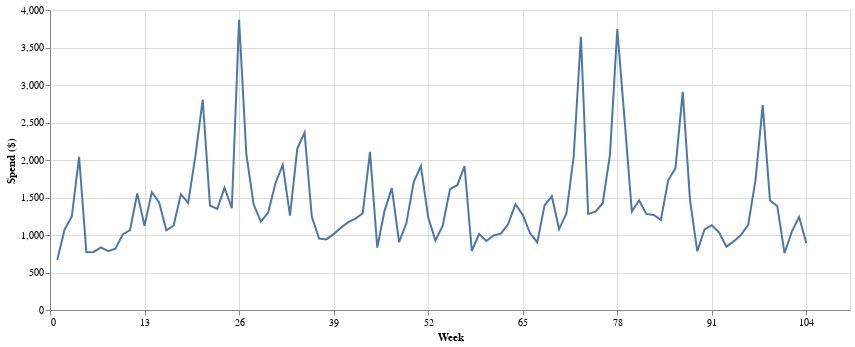

This figure's notebook cell:
### Code cell
alt.Chart(pivot_result).mark_line().encode(
    x=alt.X('week', axis=alt.Axis(
        values=np.arange(0, 104+1, 13),  # Explicitly specify quarter-end weeks
        labelExpr="datum.value",  # Show only these labels
        title='Week')),
    y=alt.Y('Total',
            title='Spend ($)')
).properties(
    width=800,
    height=300
)

### Figure 1 — Vega-Lite specification as saved in the notebook (floating-point values rounded to 4 significant figures)
{"config": {"view": {"continuousWidth": 300, "continuousHeight": 300}}, "data": {"name": "data-5159a8ce9aef4c74bfbf2dd2f613ca54"}, "mark": {"type": "line"}, "encoding": {"x": {"axis": {"labelExpr": "datum.value", "title": "Week", "values": [0.0, 13.0, 26.0, 39.0, 52.0, 65.0, 78.0, 91.0, 104.0]}, "field": "week", "type": "quantitative"}, "y": {"field": "Total", "title": "Spend ($)", "type": "quantitative"}}, "height": 300, "width": 800, "$schema": "https://vega.github.io/schema/vega-lite/v5.20.1.json", "datasets": {"data-5159a8ce9aef4c74bfbf2dd2f613ca54": [{"week": 1, "Alpha": 331.5, "Bravo": 247.8, "Charlie": 51.79, "Delta": 17.64, "Other": 18.75, "Total": 668.4}, {"week": 2, "Alpha": 567.2, "Bravo": 398.6, "Charlie": 45.43, "Delta": 34.19, "Other": 23.23, "Total": 1071.0}, {"week": 3, "Alpha": 498.0, "Bravo": 640.0, "Charlie": 51.11, "Delta": 39.39, "Other": 14.55, "Total": 1246.0}, {"week": 4, "Alpha": 1390.0, "Bravo": 472.5, "Charlie": 51.87, "Delta": 85.04, "Other": 39.78, "Total": 2043.0}, {"week": 5, "Alpha": 358.2, "Bravo": 252.5, "Charlie": 40.21, "Delta": 69.54, "Other": 45.93, "Total": 771.5}, {"week": 6, "Alpha": 364.1, "Bravo": 239.8, "Charlie": 87.49, "Delta": 43.91, "Other": 32.61, "Total": 773.9}, {"week": 7, "Alpha": 412.3, "Bravo": 272.0, "Charlie": 73.88, "Delta": 38.47, "Other": 30.7, "Total": 834.4}, {"week": 8, "Alpha": 307.6, "Bravo": 295.7, "Charlie": 140.4, "Delta": 16.14, "Other": 17.05, "Total": 784.9}, {"week": 9, "Alpha": 290.6, "Bravo": 384.4, "Charlie": 58.27, "Delta": 53.46, "Other": 21.73, "Total": 817.4}, {"week": 10, "Alpha": 442.6, "Bravo": 454.2, "Charlie": 42.71, "Delta": 29.22, "Other": 28.3, "Total": 1007.0}, {"week": 11, "Alpha": 258.6, "Bravo": 695.3, "Charlie": 43.69, "Delta": 13.65, "Other": 43.47, "Total": 1066.0}, {"week": 12, "Alpha": 912.6, "Bravo": 492.9, "Charlie": 83.79, "Delta": 22.82, "Other": 28.71, "Total": 1553.0}, {"week": 13, "Alpha": 443.7, "Bravo": 501.1, "Charlie": 91.08, "Delta": 28.38, "Other": 45.46, "Total": 1123.0}, {"week": 14, "Alpha": 853.8, "Bravo": 385.2, "Charlie": 97.97, "Delta": 181.0, "Other": 39.73, "Total": 1572.0}, {"week": 15, "Alpha": 446.2, "Bravo": 804.4, "Charlie": 79.68, "Delta": 60.9, "Other": 29.31, "Total": 1435.0}, {"week": 16, "Alpha": 579.5, "Bravo": 366.0, "Charlie": 64.51, "Delta": 19.7, "Other": 17.35, "Total": 1063.0}, {"week": 17, "Alpha": 410.9, "Bravo": 458.5, "Charlie": 187.9, "Delta": 18.14, "Other": 34.27, "Total": 1127.0}, {"week": 18, "Alpha": 703.3, "Bravo": 475.4, "Charlie": 169.4, "Delta": 155.6, "Other": 21.03, "Total": 1543.0}, {"week": 19, "Alpha": 607.4, "Bravo": 455.3, "Charlie": 148.7, "Delta": 172.9, "Other": 25.61, "Total": 1429.0}, {"week": 20, "Alpha": 801.3, "Bravo": 929.7, "Charlie": 218.0, "Delta": 65.31, "Other": 22.82, "Total": 2057.0}, {"week": 21, "Alpha": 903.3, "Bravo": 1675.0, "Charlie": 93.54, "Delta": 92.57, "Other": 17.83, "Total": 2804.0}, {"week": 22, "Alpha": 672.1, "Bravo": 557.9, "Charlie": 72.09, "Delta": 32.12, "Other": 36.59, "Total": 1393.0}, {"week": 23, "Alpha": 620.7, "Bravo": 508.0, "Charlie": 107.1, "Delta": 57.53, "Other": 32.09, "Total": 1348.0}, {"week": 24, "Alpha": 702.8, "Bravo": 508.1, "Charlie": 197.2, "Delta": 170.3, "Other": 26.66, "Total": 1629.0}, {"week": 25, "Alpha": 509.1, "Bravo": 635.4, "Charlie": 121.1, "Delta": 40.08, "Other": 26.42, "Total": 1357.0}, {"week": 26, "Alpha": 1978.0, "Bravo": 1674.0, "Charlie": 74.21, "Delta": 78.35, "Other": 38.68, "Total": 3869.0}, {"week": 27, "Alpha": 1181.0, "Bravo": 592.8, "Charlie": 141.7, "Delta": 111.7, "Other": 19.43, "Total": 2073.0}, {"week": 28, "Alpha": 486.7, "Bravo": 697.8, "Charlie": 144.4, "Delta": 22.51, "Other": 29.1, "Total": 1409.0}, {"week": 29, "Alpha": 507.6, "Bravo": 474.2, "Charlie": 110.1, "Delta": 29.51, "Other": 28.37, "Total": 1179.0}, {"week": 30, "Alpha": 596.3, "Bravo": 411.3, "Charlie": 146.7, "Delta": 79.66, "Other": 35.96, "Total": 1300.0}, {"week": 31, "Alpha": 604.0, "Bravo": 751.2, "Charlie": 140.1, "Delta": 134.7, "Other": 29.71, "Total": 1691.0}, {"week": 32, "Alpha": 611.1, "Bravo": 1065.0, "Charlie": 131.6, "Delta": 60.92, "Other": 35.38, "Total": 1936.0}, {"week": 33, "Alpha": 614.9, "Bravo": 418.7, "Charlie": 88.31, "Delta": 53.24, "Other": 49.98, "Total": 1258.0}, {"week": 34, "Alpha": 1536.0, "Bravo": 410.8, "Charlie": 57.09, "Delta": 62.9, "Other": 49.02, "Total": 2150.0}, {"week": 35, "Alpha": 1572.0, "Bravo": 624.2, "Charlie": 61.78, "Delta": 31.5, "Other": 40.23, "Total": 2364.0}, {"week": 36, "Alpha": 587.4, "Bravo": 389.6, "Charlie": 160.9, "Delta": 44.07, "Other": 28.65, "Total": 1247.0}, {"week": 37, "Alpha": 426.9, "Bravo": 333.7, "Charlie": 114.7, "Delta": 21.54, "Other": 19.46, "Total": 953.3}, {"week": 38, "Alpha": 383.8, "Bravo": 371.7, "Charlie": 73.85, "Delta": 61.03, "Other": 13.16, "Total": 941.6}, {"week": 39, "Alpha": 465.7, "Bravo": 283.5, "Charlie": 40.57, "Delta": 169.7, "Other": 13.28, "Total": 1012.0}, {"week": 40, "Alpha": 447.0, "Bravo": 440.0, "Charlie": 84.47, "Delta": 67.67, "Other": 18.1, "Total": 1097.0}, {"week": 41, "Alpha": 421.8, "Bravo": 477.6, "Charlie": 171.4, "Delta": 34.6, "Other": 25.8, "Total": 1172.0}, {"week": 42, "Alpha": 364.7, "Bravo": 647.1, "Charlie": 86.69, "Delta": 54.94, "Other": 23.85, "Total": 1219.0}, {"week": 43, "Alpha": 389.4, "Bravo": 714.2, "Charlie": 52.07, "Delta": 61.42, "Other": 29.12, "Total": 1289.0}, {"week": 44, "Alpha": 408.3, "Bravo": 1533.0, "Charlie": 55.55, "Delta": 24.23, "Other": 42.48, "Total": 2108.0}, {"week": 45, "Alpha": 311.1, "Bravo": 353.0, "Charlie": 52.3, "Delta": 40.29, "Other": 30.85, "Total": 832.5}, {"week": 46, "Alpha": 575.4, "Bravo": 447.6, "Charlie": 92.84, "Delta": 138.5, "Other": 21.83, "Total": 1322.0}, {"week": 47, "Alpha": 1188.0, "Bravo": 234.7, "Charlie": 65.52, "Delta": 60.11, "Other": 29.23, "Total": 1625.0}, {"week": 48, "Alpha": 434.9, "Bravo": 261.1, "Charlie": 115.8, "Delta": 30.71, "Other": 14.06, "Total": 904.6}, {"week": 49, "Alpha": 365.0, "Bravo": 505.4, "Charlie": 130.7, "Delta": 54.54, "Other": 51.08, "Total": 1156.0}, {"week": 50, "Alpha": 1165.0, "Bravo": 301.9, "Charlie": 110.9, "Delta": 42.17, "Other": 32.43, "Total": 1702.0}, {"week": 51, "Alpha": 773.2, "Bravo": 833.9, "Charlie": 149.6, "Delta": 72.78, "Other": 39.76, "Total": 1920.0}, {"week": 52, "Alpha": 789.5, "Bravo": 248.9, "Charlie": 48.41, "Delta": 70.29, "Other": 26.25, "Total": 1235.0}, {"week": 53, "Alpha": 386.8, "Bravo": 335.0, "Charlie": 68.46, "Delta": 47.06, "Other": 35.61, "Total": 925.9}, {"week": 54, "Alpha": 586.9, "Bravo": 343.8, "Charlie": 66.44, "Delta": 49.15, "Other": 23.54, "Total": 1124.0}, {"week": 55, "Alpha": 1046.0, "Bravo": 359.3, "Charlie": 74.16, "Delta": 30.42, "Other": 46.38, "Total": 1611.0}, {"week": 56, "Alpha": 939.5, "Bravo": 503.6, "Charlie": 89.12, "Delta": 42.87, "Other": 32.51, "Total": 1664.0}, {"week": 57, "Alpha": 1041.0, "Bravo": 661.1, "Charlie": 60.12, "Delta": 56.32, "Other": 41.79, "Total": 1917.0}, {"week": 58, "Alpha": 309.0, "Bravo": 264.4, "Charlie": 68.89, "Delta": 33.91, "Other": 53.57, "Total": 787.7}, {"week": 59, "Alpha": 547.6, "Bravo": 206.2, "Charlie": 63.57, "Delta": 115.9, "Other": 20.2, "Total": 1012.0}, {"week": 60, "Alpha": 363.9, "Bravo": 318.6, "Charlie": 68.16, "Delta": 88.85, "Other": 21.14, "Total": 920.6}, {"week": 61, "Alpha": 476.6, "Bravo": 310.3, "Charlie": 55.06, "Delta": 43.92, "Other": 47.68, "Total": 994.6}, {"week": 62, "Alpha": 484.7, "Bravo": 314.0, "Charlie": 53.7, "Delta": 60.73, "Other": 43.5, "Total": 1019.0}, {"week": 63, "Alpha": 359.4, "Bravo": 575.7, "Charlie": 72.14, "Delta": 30.42, "Other": 44.79, "Total": 1146.0}, {"week": 64, "Alpha": 472.2, "Bravo": 708.0, "Charlie": 113.1, "Delta": 22.75, "Other": 30.09, "Total": 1410.0}, {"week": 65, "Alpha": 665.7, "Bravo": 454.1, "Charlie": 41.37, "Delta": 27.12, "Other": 15.86, "Total": 1269.0}, {"week": 66, "Alpha": 413.6, "Bravo": 393.8, "Charlie": 92.39, "Delta": 47.76, "Other": 12.87, "Total": 1026.0}, {"week": 67, "Alpha": 364.4, "Bravo": 306.2, "Charlie": 67.61, "Delta": 63.31, "Other": 32.71, "Total": 901.3}, {"week": 68, "Alpha": 636.0, "Bravo": 516.5, "Charlie": 80.6, "Delta": 66.99, "Other": 26.23, "Total": 1394.0}, {"week": 69, "Alpha": 356.3, "Bravo": 950.0, "Charlie": 82.53, "Delta": 35.98, "Other": 22.2, "Total": 1516.0}, {"week": 70, "Alpha": 433.2, "Bravo": 373.3, "Charlie": 78.44, "Delta": 80.32, "Other": 43.59, "Total": 1079.0}, {"week": 71, "Alpha": 507.0, "Bravo": 483.2, "Charlie": 90.94, "Delta": 80.95, "Other": 52.7, "Total": 1286.0}, {"week": 72, "Alpha": 1328.0, "Bravo": 418.3, "Charlie": 58.14, "Delta": 140.0, "Other": 26.63, "Total": 2043.0}, {"week": 73, "Alpha": 2070.0, "Bravo": 1305.0, "Charlie": 62.19, "Delta": 91.19, "Other": 40.05, "Total": 3641.0}, {"week": 74, "Alpha": 606.8, "Bravo": 436.2, "Charlie": 101.5, "Delta": 36.4, "Other": 26.37, "Total": 1281.0}, {"week": 75, "Alpha": 629.3, "Bravo": 415.2, "Charlie": 95.45, "Delta": 48.1, "Other": 47.14, "Total": 1310.0}, {"week": 76, "Alpha": 611.9, "Bravo": 471.5, "Charlie": 110.7, "Delta": 93.6, "Other": 59.57, "Total": 1423.0}, {"week": 77, "Alpha": 1199.0, "Bravo": 584.9, "Charlie": 101.4, "Delta": 97.31, "Other": 16.05, "Total": 2075.0}, {"week": 78, "Alpha": 2345.0, "Bravo": 1157.0, "Charlie": 123.9, "Delta": 21.08, "Other": 18.95, "Total": 3745.0}, {"week": 79, "Alpha": 1447.0, "Bravo": 826.7, "Charlie": 114.3, "Delta": 40.0, "Other": 37.66, "Total": 2545.0}, {"week": 80, "Alpha": 531.5, "Bravo": 546.2, "Charlie": 104.5, "Delta": 37.79, "Other": 14.15, "Total": 1314.0}, {"week": 81, "Alpha": 570.1, "Bravo": 599.6, "Charlie": 91.85, "Delta": 98.37, "Other": 18.63, "Total": 1460.0}, {"week": 82, "Alpha": 431.1, "Bravo": 593.9, "Charlie": 102.3, "Delta": 43.46, "Other": 28.98, "Total": 1282.0}, {"week": 83, "Alpha": 529.8, "Bravo": 455.3, "Charlie": 87.93, "Delta": 62.06, "Other": 49.02, "Total": 1267.0}, {"week": 84, "Alpha": 582.6, "Bravo": 379.3, "Charlie": 100.4, "Delta": 39.09, "Other": 17.44, "Total": 1203.0}, {"week": 85, "Alpha": 802.8, "Bravo": 542.1, "Charlie": 140.4, "Delta": 116.4, "Other": 43.26, "Total": 1730.0}, {"week": 86, "Alpha": 985.1, "Bravo": 619.7, "Charlie": 80.58, "Delta": 90.54, "Other": 29.5, "Total": 1891.0}, {"week": 87, "Alpha": 1304.0, "Bravo": 1420.0, "Charlie": 59.68, "Delta": 16.05, "Other": 21.2, "Total": 2908.0}, {"week": 88, "Alpha": 991.1, "Bravo": 284.7, "Charlie": 54.88, "Delta": 18.05, "Other": 32.35, "Total": 1469.0}, {"week": 89, "Alpha": 310.0, "Bravo": 327.4, "Charlie": 37.57, "Delta": 8.97, "Other": 9.67, "Total": 782.6}, {"week": 90, "Alpha": 477.6, "Bravo": 334.8, "Charlie": 78.9, "Delta": 58.83, "Other": 33.81, "Total": 1074.0}, {"week": 91, "Alpha": 407.0, "Bravo": 510.3, "Charlie": 61.68, "Delta": 33.99, "Other": 26.72, "Total": 1131.0}, {"week": 92, "Alpha": 390.3, "Bravo": 399.3, "Charlie": 53.02, "Delta": 67.9, "Other": 31.92, "Total": 1034.0}, {"week": 93, "Alpha": 306.7, "Bravo": 241.1, "Charlie": 68.86, "Delta": 64.84, "Other": 69.65, "Total": 844.2}, {"week": 94, "Alpha": 376.9, "Bravo": 317.2, "Charlie": 40.65, "Delta": 60.83, "Other": 24.74, "Total": 914.3}, {"week": 95, "Alpha": 383.1, "Bravo": 393.6, "Charlie": 63.67, "Delta": 28.42, "Other": 35.49, "Total": 999.3}, {"week": 96, "Alpha": 674.1, "Bravo": 232.7, "Charlie": 72.38, "Delta": 22.62, "Other": 36.7, "Total": 1134.0}, {"week": 97, "Alpha": 840.4, "Bravo": 676.1, "Charlie": 62.6, "Delta": 23.13, "Other": 29.29, "Total": 1728.0}, {"week": 98, "Alpha": 1079.0, "Bravo": 1465.0, "Charlie": 30.97, "Delta": 11.07, "Other": 46.81, "Total": 2731.0}, {"week": 99, "Alpha": 385.0, "Bravo": 780.5, "Charlie": 68.84, "Delta": 107.2, "Other": 20.42, "Total": 1461.0}, {"week": 100, "Alpha": 692.5, "Bravo": 420.5, "Charlie": 69.6, "Delta": 54.59, "Other": 47.97, "Total": 1385.0}, {"week": 101, "Alpha": 265.8, "Bravo": 264.7, "Charlie": 64.03, "Delta": 35.05, "Other": 26.88, "Total": 757.4}, {"week": 102, "Alpha": 379.6, "Bravo": 456.8, "Charlie": 43.5, "Delta": 20.4, "Other": 43.61, "Total": 1046.0}, {"week": 103, "Alpha": 532.5, "Bravo": 441.0, "Charlie": 76.4, "Delta": 40.44, "Other": 45.55, "Total": 1239.0}, {"week": 104, "Alpha": 394.9, "Bravo": 233.2, "Charlie": 53.18, "Delta": 68.26, "Other": 36.68, "Total": 890.2}]}}
